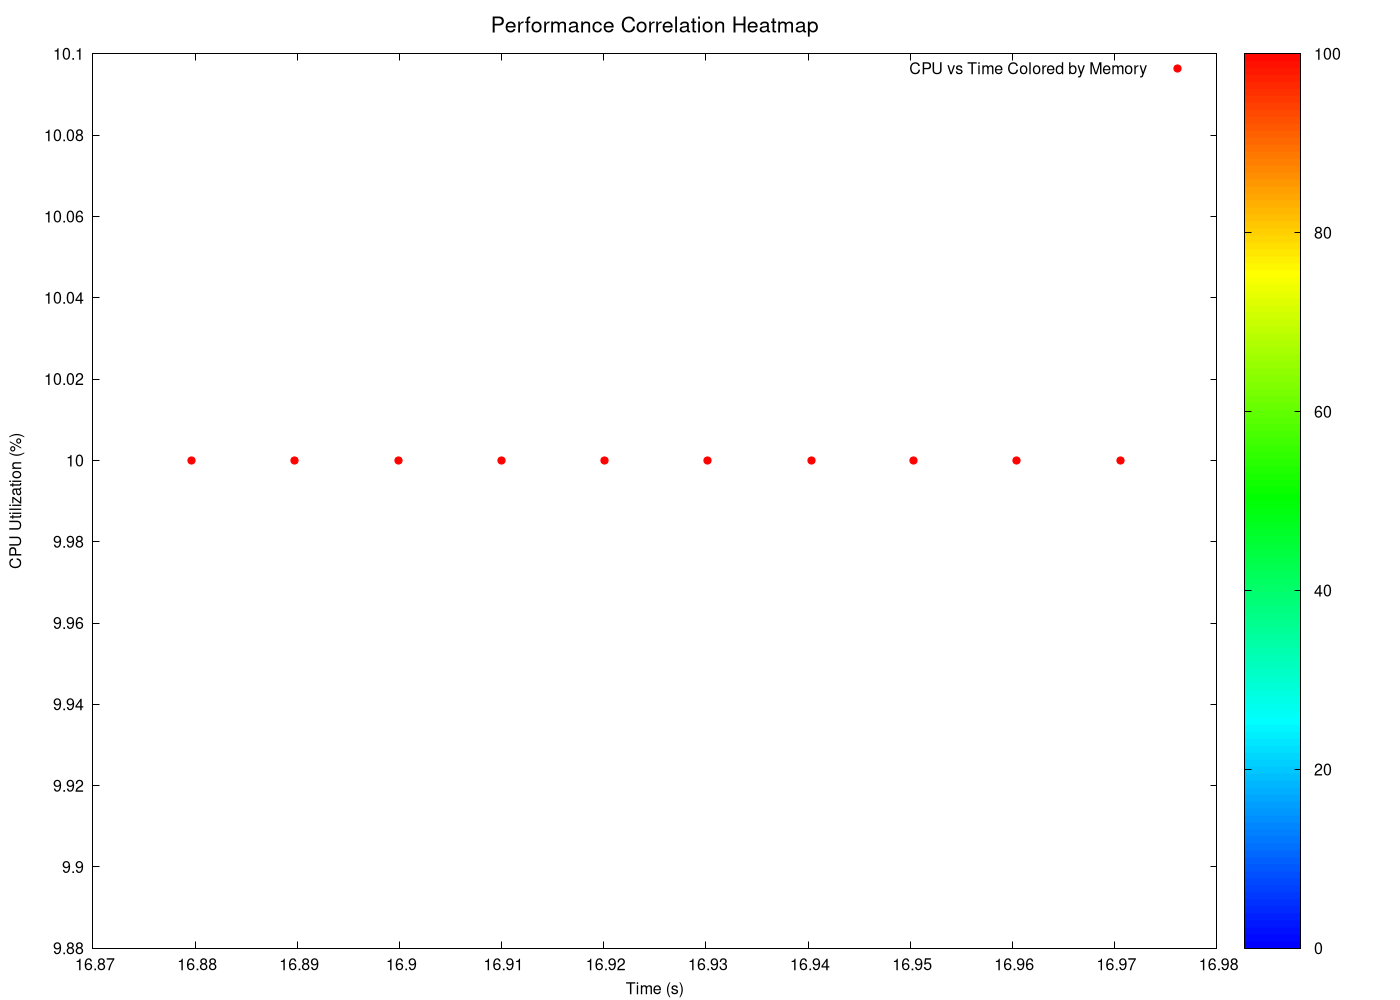

Write the gnuplot code that produced this figure.
# GNUplot script for 3D heatmaps
set terminal pngcairo enhanced font 'Helvetica,12' size 1400,1000
set output 'png/insertion_sort_20260131_225833_3d_heatmap_heatmap.png'

set title 'Performance Correlation Heatmap' font 'Helvetica,16'
set xlabel 'Time (s)' font 'Helvetica,12'
set ylabel 'CPU Utilization (%)' font 'Helvetica,12'
set zlabel 'Memory Usage (MB)' font 'Helvetica,12'

# Configure pm3d for heatmap
set pm3d map
set palette defined (0 '#0000ff', 1 '#00ffff', 2 '#00ff00', 3 '#ffff00', 4 '#ff0000')
set cbrange [0:]
set view map

# 2D heatmap projection (since we have time-series data)
plot 'png/insertion_sort_20260131_225833_3d_heatmap_heatmap.dat' using 1:2:3 with points palette pt 7 ps 1.2 title 'CPU vs Time Colored by Memory'
